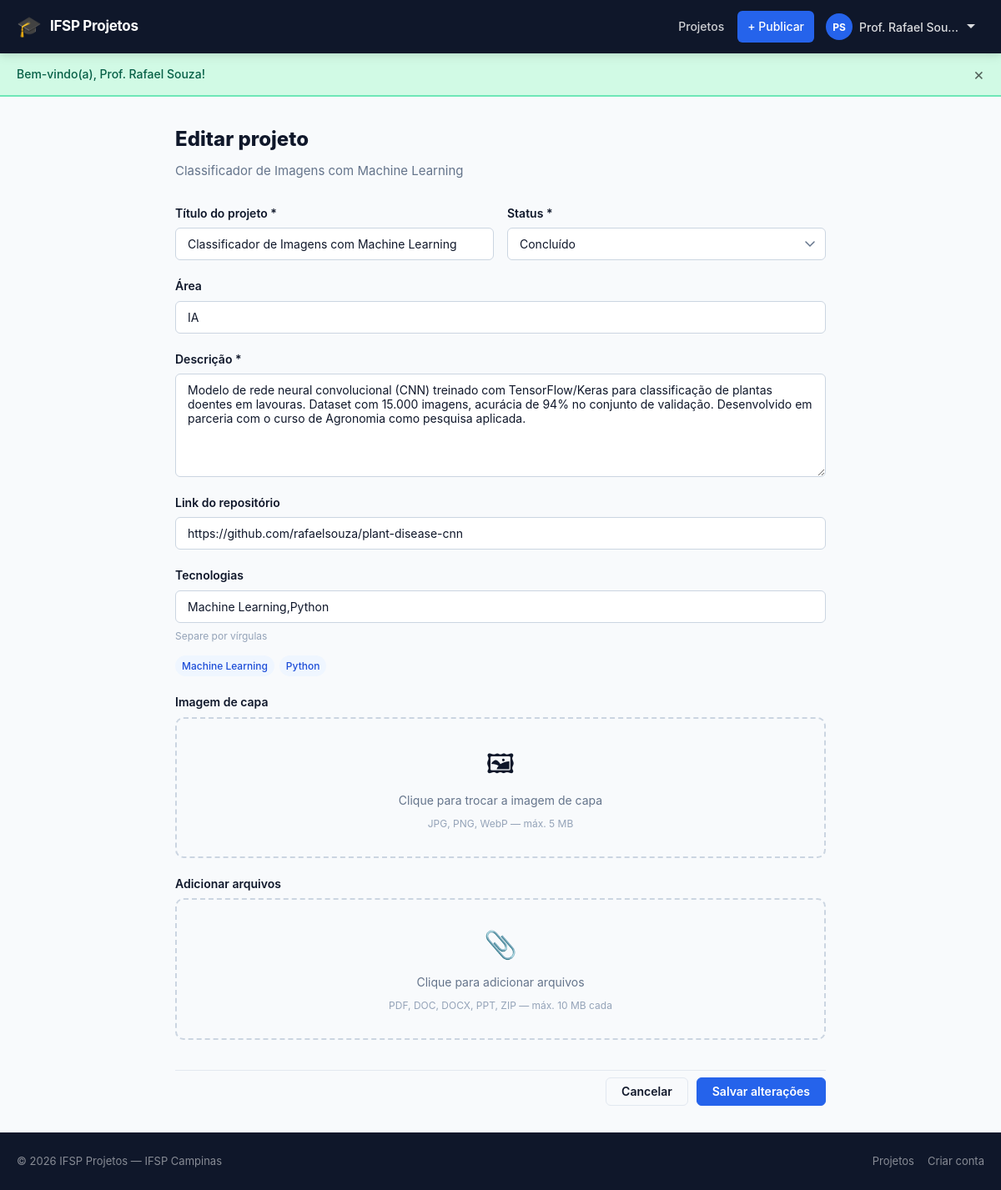
The page /projeto/3/editar (signed in) on the database its author committed.
### tables this page shows
CREATE TABLE projetos (
    id            INT UNSIGNED AUTO_INCREMENT PRIMARY KEY,
    usuario_id    INT UNSIGNED        NOT NULL,
    titulo        VARCHAR(200)        NOT NULL,
    descricao     TEXT                NOT NULL,
    area          VARCHAR(100)        DEFAULT NULL,        
    status        ENUM('em_desenvolvimento','beta','concluido') NOT NULL DEFAULT 'em_desenvolvimento',
    imagem_capa   VARCHAR(255)        DEFAULT NULL,
    repositorio   VARCHAR(255)        DEFAULT NULL,        
    visualizacoes INT UNSIGNED        NOT NULL DEFAULT 0,
    publicado     TINYINT(1)          NOT NULL DEFAULT 1,
    criado_em     DATETIME            NOT NULL DEFAULT CURRENT_TIMESTAMP,
    atualizado_em DATETIME            NOT NULL DEFAULT CURRENT_TIMESTAMP
                                      ON UPDATE CURRENT_TIMESTAMP,

    CONSTRAINT fk_proj_usuario
        FOREIGN KEY (usuario_id) REFERENCES usuarios(id)
        ON DELETE CASCADE ON UPDATE CASCADE,

    FULLTEXT INDEX ft_proj_busca (titulo, descricao)
);

### core/Controller.php (called while the page is built, shortened)
<?php
class Controller
{
    protected function view(string $view, array $data = []): void
    {
        extract($data, EXTR_SKIP);
        $path = VIEWS_PATH . '/' . str_replace('.', '/', $view) . '.php';
        require $path;
    }
}

### app/controllers/ProjetoController.php (called while the page is built, shortened)
<?php
class ProjetoController extends Controller
{
    public function edit(array $p = []): void
    {
        $projeto = $this->findAndAuthorize((int) $p['id']);
        $this->view('projetos.edit', [
            'pageTitle' => 'Editar projeto',
            'projeto' => $projeto,
            'arquivos' => Arquivo::findByProjeto((int) $projeto['id']),
            'tecnologias' => Projeto::getAllTecnologias(),
            'flash' => $this->getFlash(),
            'usuario' => $this->currentUser(),
            'csrf' => $this->csrfToken(),
        ]);
    }
    private function findAndAuthorize(int $id): array
    {
        $projeto = Projeto::find($id);
        return $projeto;
    }
}

### index.php (called while the page is built, shortened)
<?php
require_once CORE_PATH . '/Database.php';
require_once CORE_PATH . '/Controller.php';
require_once CORE_PATH . '/Router.php';
require_once ROOT . '/helpers.php';
$router = new Router();
$router->dispatch();

### core/Database.php (called while the page is built, shortened)
<?php
class Database
{
    private static ?PDO $instance = null;
    public static function getInstance(): PDO
    {
        if (self::$instance === null) {
            $dsn = sprintf(
                'mysql:host=%s;port=%s;dbname=%s;charset=%s',
                DB_HOST,
                DB_PORT,
                DB_NAME,
                DB_CHARSET
            );
            self::$instance = new PDO($dsn, DB_USER, DB_PASS, [
                PDO::ATTR_ERRMODE => PDO::ERRMODE_EXCEPTION,
                PDO::ATTR_DEFAULT_FETCH_MODE => PDO::FETCH_ASSOC,
                PDO::ATTR_EMULATE_PREPARES => false,
            ]);
        }
        return self::$instance;
    }
}

### app/models/Projeto.php (called while the page is built, shortened)
<?php
class Projeto
{
    private static function db(): PDO
    {
        return Database::getInstance();
    }
    public static function find(int $id): ?array
    {
        $s = self::db()->prepare(
            "SELECT p.*, u.nome AS autor_nome, u.tipo AS autor_tipo,
                    u.foto_perfil AS autor_foto, u.linkedin AS autor_linkedin,
                    u.github AS autor_github, u.curso AS autor_curso, u.bio AS autor_bio,
                    GROUP_CONCAT(DISTINCT t.nome ORDER BY t.nome SEPARATOR ',') AS tecnologias
             FROM projetos p
             JOIN usuarios u ON u.id = p.usuario_id
             LEFT JOIN projeto_tecnologias pt ON pt.projeto_id = p.id
             LEFT JOIN tecnologias t          ON t.id = pt.tecnologia_id
             WHERE p.id = ? AND p.publicado = 1
             GROUP BY p.id"
        );
        $s->execute([$id]);
        return $s->fetch() ?: null;
    }
}

### helpers.php (called while the page is built, shortened)
<?php
function h(string $s): string
{
    return htmlspecialchars($s, ENT_QUOTES | ENT_SUBSTITUTE, 'UTF-8');
}
function url(string $path = ''): string
{
    return BASE_URL . '/' . ltrim($path, '/');
}

### app/views/projetos/edit.php (the view, shortened to what this page needs)
<?php require VIEWS_PATH . '/layout/header.php'; ?>
<main class="container page-main">
    <div class="form-page">
        <div class="form-page__header">
            <h1 class="form-page__title">Editar projeto</h1>
            <p class="form-page__sub"><?= h($projeto['titulo']) ?></p>
        </div>
        <form action="<?= url('projeto/' . $projeto['id'] . '/editar') ?>"
              method="POST" enctype="multipart/form-data" class="form" novalidate>
            <div class="form__row">
                <div class="form__group form__group--grow">
                    <label class="form__label" for="titulo">Título do projeto *</label>
                    <input class="form__input" type="text" id="titulo" name="titulo"
                           value="<?= h($projeto['titulo']) ?>" required maxlength="200">
                </div>
                <div class="form__group">
                    <label class="form__label" for="status">Status *</label>
                    <select class="form__select" id="status" name="status" required>
                        <option value="concluido"          <?= $projeto['status'] === 'concluido'          ? 'selected' : '' ?>>Concluído</option>
                    </select>
                </div>
            </div>
            <div class="form__group">
                <label class="form__label" for="area">Área</label>
                <input class="form__input" type="text" id="area" name="area"
                       value="<?= h($projeto['area'] ?? '') ?>"
                       placeholder="Ex: Web, Mobile, IA...">
            </div>
            <div class="form__group">
                <label class="form__label" for="descricao">Descrição *</label>
                <textarea class="form__textarea" id="descricao" name="descricao"
                          rows="6" required><?= h($projeto['descricao']) ?></textarea>
            </div>
            <div class="form__group">
                <label class="form__label" for="repositorio">Link do repositório</label>
                <input class="form__input" type="url" id="repositorio" name="repositorio"
                       value="<?= h($projeto['repositorio'] ?? '') ?>"
                       placeholder="https://github.com/usuario/projeto">
            </div>
            <div class="form__group">
                <label class="form__label" for="tags">Tecnologias</label>
                <input class="form__input" type="text" id="tags" name="tags"
                       value="<?= h($projeto['tecnologias'] ?? '') ?>"
                       placeholder="PHP, MySQL, JavaScript...">
                <span class="form__hint">Separe por vírgulas</span>
                <div id="tagsPreview" class="tag-list" style="margin-top:8px"></div>
            </div>
            <div class="form__group">
                <label class="form__label">Imagem de capa</label>
                <div class="upload-zone" id="coverZone">
                    <div class="upload-zone__content" id="coverContent">
                        <span class="upload-zone__icon">🖼</span>
                        <p>Clique para trocar a imagem de capa</p>
                        <span class="form__hint">JPG, PNG, WebP — máx. 5 MB</span>
                    </div>
                </div>
            </div>
            <div class="form__group">
                <label class="form__label">Adicionar arquivos</label>
                <div class="upload-zone upload-zone--files">
                    <div class="upload-zone__content">
                        <span class="upload-zone__icon">📎</span>
                        <p>Clique para adicionar arquivos</p>
                        <span class="form__hint">PDF, DOC, DOCX, PPT, ZIP — máx. 10 MB cada</span>
                    </div>
                </div>
            </div>
            <div class="form__actions">
                <a href="<?= url('projeto/' . $projeto['id']) ?>" class="btn btn--ghost">Cancelar</a>
                <button type="submit" class="btn btn--primary">Salvar alterações</button>
            </div>
        </form>
    </div>
</main>
<?php require VIEWS_PATH . '/layout/footer.php'; ?>

### core/Router.php (shortened to what this page needs)
<?php
class Router
{
    private array $routes = [];
    private function add(string $method, string $path, string $controller, string $action): void
    {
        $this->routes[] = compact('method', 'path', 'controller', 'action');
    }
    public function dispatch(): void
    {
        $method = $_SERVER['REQUEST_METHOD'];
        $uri    = $_SERVER['REQUEST_URI'];
        $uri = preg_replace('#^' . preg_quote(BASE_PATH, '#') . '#', '', $uri);
        $uri = strtok($uri, '?');
        $uri = trim($uri, '/');
        foreach ($this->routes as $route) {
            if ($route['method'] !== $method) {
                continue;
            }
            $pattern = preg_replace('/\{[^}]+\}/', '([^/]+)', $route['path']);
            $pattern = '#^' . $pattern . '$#';
            if (!preg_match($pattern, $uri, $matches)) {
                continue;
            }
            array_shift($matches);
            preg_match_all('/\{([^}]+)\}/', $route['path'], $paramNames);
            $params = [];
            foreach ($paramNames[1] as $i => $name) {
                $params[$name] = $matches[$i] ?? null;
            }
            $ctrl = new $route['controller']();
            $action = $route['action'];
            $ctrl->$action($params);
            return;
        }
    }
}

### public/css/style.css (style rules this page uses)
:root { --primary: #2563eb; --primary-dark: #1d4ed8; --primary-light: #eff6ff; --secondary: #64748b; --success: #059669; --success-light: #d1fae5; --warning: #d97706; --warning-light: #fef3c7; --danger: #dc2626; --danger-light: #fee2e2; --info: #0891b2; --info-light: #cffafe; --text: #0f172a; --text-secondary: #64748b; --text-muted: #94a3b8; --border: #e2e8f0; --border-dark: #cbd5e1; --bg: #f8fafc; --bg-dark: #f1f5f9; --white: #ffffff; --dark: #0f172a; --radius-sm: 6px; --radius: 10px; --radius-lg: 16px; --radius-full: 9999px; --shadow-sm: 0 1px 3px rgba(0,0,0,.08), 0 1px 2px rgba(0,0,0,.06); --shadow: 0 4px 12px rgba(0,0,0,.08), 0 2px 6px rgba(0,0,0,.06); --shadow-lg: 0 10px 30px rgba(0,0,0,.12), 0 4px 12px rgba(0,0,0,.08); --font: -apple-system, BlinkMacSystemFont, 'Segoe UI', Roboto, sans-serif; --nav-h: 64px; --container: 1280px; --sidebar-w: 240px; }
*, *::before, *::after { box-sizing: border-box; margin: 0; padding: 0; }
html { scroll-behavior: smooth; -webkit-text-size-adjust: 100%; }
body { font-family: var(--font); font-size: 15px; line-height: 1.6; color: var(--text); background: var(--bg); min-height: 100vh; display: flex; flex-direction: column; }
a { color: var(--primary); text-decoration: none; }
button { font-family: inherit; cursor: pointer; border: none; background: none; }
.container { width: 100%; max-width: var(--container); margin: 0 auto; padding: 0 20px; }
.btn { display: inline-flex; align-items: center; gap: 6px; padding: 9px 18px; border-radius: var(--radius-sm); font-size: 14px; font-weight: 600; line-height: 1; transition: all .15s ease; cursor: pointer; border: 1.5px solid transparent; white-space: nowrap; text-decoration: none; }
.btn--primary { background: var(--primary); color: var(--white); border-color: var(--primary); }
.btn--ghost { background: transparent; color: var(--text); border-color: var(--border); }
.tag-list { display: flex; flex-wrap: wrap; gap: 6px; }
.page-main { padding: 32px 20px; flex: 1; }
.form { display: flex; flex-direction: column; gap: 20px; }
.form__group { display: flex; flex-direction: column; gap: 6px; }
.form__group--grow { flex: 1; }
.form__row { display: grid; grid-template-columns: 1fr 1fr; gap: 16px; }
.form__label { font-size: 14px; font-weight: 600; color: var(--text); }
.form__input, .form__select, .form__textarea { padding: 10px 14px; border: 1.5px solid var(--border-dark); border-radius: var(--radius-sm); font-size: 14px; font-family: inherit; color: var(--text); background: var(--white); transition: border-color .15s, box-shadow .15s; width: 100%; }
.form__textarea { resize: vertical; min-height: 120px; }
.form__select { appearance: none; background-repeat: no-repeat; background-position: right 12px center; padding-right: 36px; }
.form__hint { font-size: 12px; color: var(--text-muted); }
.form__actions { display: flex; gap: 10px; justify-content: flex-end; padding-top: 8px; border-top: 1px solid var(--border); flex-wrap: wrap; }
.form-page { max-width: 780px; margin: 0 auto; }
.form-page__header { margin-bottom: 28px; }
.form-page__title { font-size: 1.5rem; font-weight: 800; margin-bottom: 6px; }
.form-page__sub { color: var(--text-secondary); }
.upload-zone { position: relative; border: 2px dashed var(--border-dark); border-radius: var(--radius); padding: 28px; text-align: center; cursor: pointer; transition: border-color .15s, background .15s; background: var(--bg); }
.upload-zone__content { pointer-events: none; }
.upload-zone__icon { font-size: 32px; display: block; margin-bottom: 8px; }
.upload-zone__content p { font-size: 14px; color: var(--text-secondary); margin-bottom: 4px; }

### rows shown on the page
projetos: titulo "Classificador de Imagens com Machine Learning", status "Concluído", area "IA", descricao "Modelo de rede neural convolucional (CNN) treinado com TensorFlow/Keras para classificação de plantas doentes em lavouras. Dataset com 15.000 imagens, acurácia de 94% no conjunto de validação. Desenvolvido em parceria com o curso de Agronomia como pesquisa aplicada.", repositorio "https://github.com/rafaelsouza/plant-disease-cnn"
